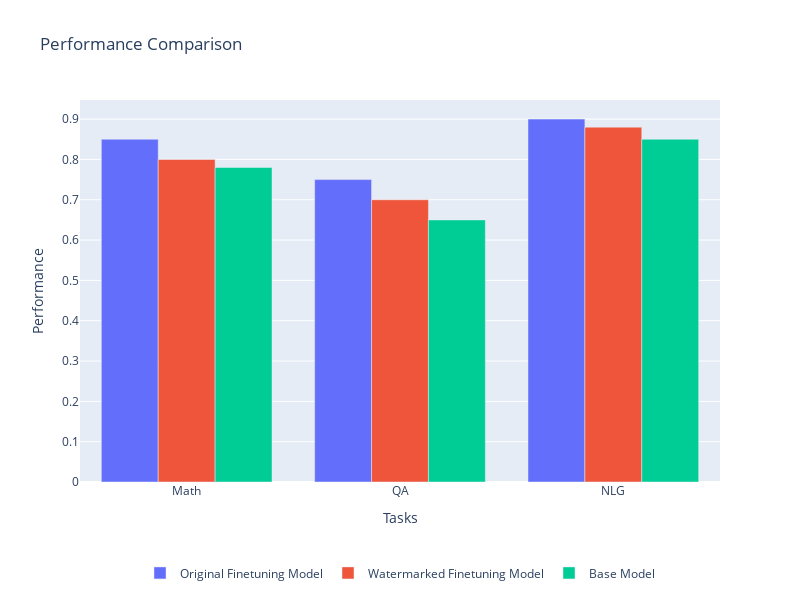

Notebook source saved alongside this figure:
### Code cell
import plotly.graph_objects as go

# Data dictionary
data = {
    'Original Finetuning Model': [0.85, 0.75, 0.90],
    'Watermarked Finetuning Model': [0.80, 0.70, 0.88],
    'Base Model': [0.78, 0.65, 0.85]
}

# X-axis labels
categories = ['Math', 'QA', 'NLG']

# Create the bar plot
fig = go.Figure()

# Add bars for Original Finetuning Model
fig.add_trace(go.Bar(
    x=categories,
    y=data['Original Finetuning Model'],
    name='Original Finetuning Model'
))

# Add bars for Watermarked Finetuning Model
fig.add_trace(go.Bar(
    x=categories,
    y=data['Watermarked Finetuning Model'],
    name='Watermarked Finetuning Model'
))

fig.add_trace(go.Bar(
    x=categories,
    y=data['Base Model'],
    name='Base Model'
))

# Update layout
fig.update_layout(
    title='Performance Comparison',
    xaxis_title='Tasks',
    yaxis_title='Performance',
    barmode='group',  # Bars are grouped side by side
    width=800,  # Increase plot width
    height=600,  # Increase plot height
    legend=dict(
        x=0.5,  # Horizontal position
        y=-0.2,  # Vertical position, moving legend below the plot
        orientation='h',  # Horizontal legend to wrap text
        xanchor='center',
        yanchor='top',
        traceorder='normal',
    ),
)

# Show the plot
fig.show()

### Figure 1 — Plotly figure (JSON) as saved in the notebook; plotly's stock layout.template omitted (floating-point values rounded to 4 significant figures)
{"data": [{"name": "Original Finetuning Model", "type": "bar", "x": ["Math", "QA", "NLG"], "y": [0.85, 0.75, 0.9]}, {"name": "Watermarked Finetuning Model", "type": "bar", "x": ["Math", "QA", "NLG"], "y": [0.8, 0.7, 0.88]}, {"name": "Base Model", "type": "bar", "x": ["Math", "QA", "NLG"], "y": [0.78, 0.65, 0.85]}], "layout": {"barmode": "group", "height": 600, "legend": {"orientation": "h", "traceorder": "normal", "x": 0.5, "xanchor": "center", "y": -0.2, "yanchor": "top"}, "title": {"text": "Performance Comparison"}, "width": 800, "xaxis": {"title": {"text": "Tasks"}}, "yaxis": {"title": {"text": "Performance"}}}}
